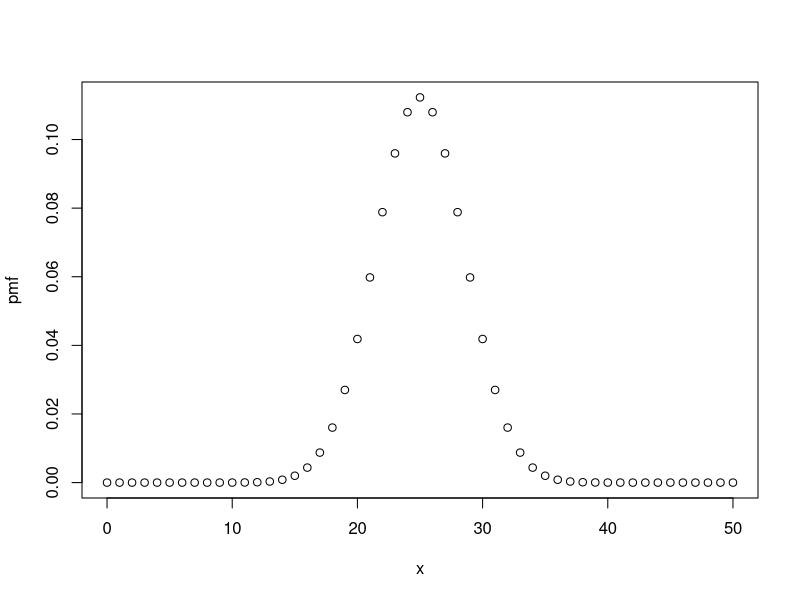
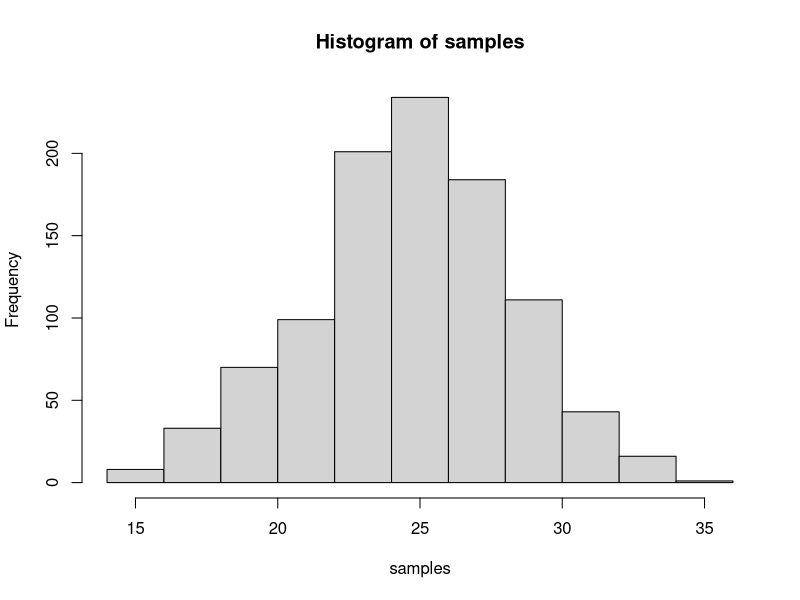

Write R code to recreate these figures, in order.
x <- seq(0, 50, by = 1)
pmf <- dbinom(x, 50, 0.5)
plot(x, pmf)

# P(X <= 25) with n = 50, p = 0.5
prob <- pbinom(25, 50, 0.5) # 0.5561376
# P(X <= a) = prob
quantile <- qbinom(prob, 50, 0.5) # 25

# sample based on binomial distribution
samples <- rbinom(1000, 50, 0.5)
hist(samples)
